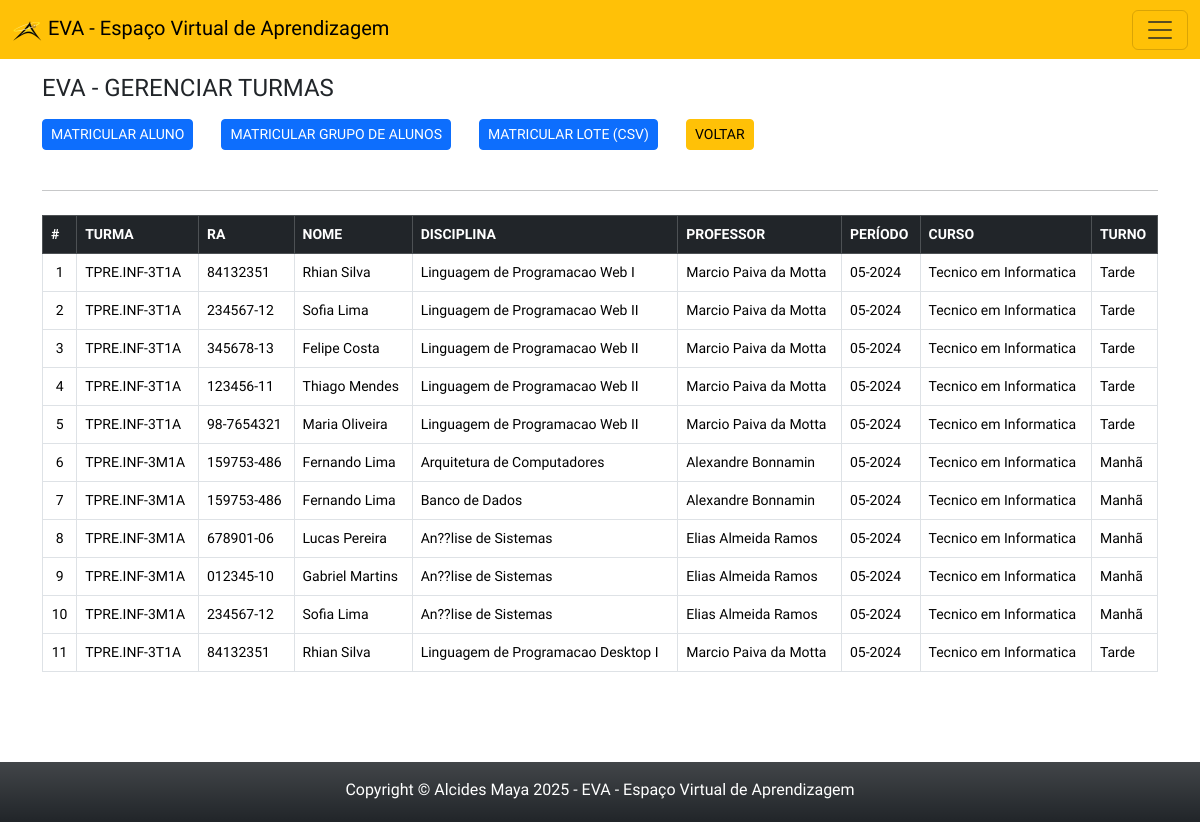
/app/view/adminTurmas.php (signed in), run on the app's committed database.
### tables this page shows
CREATE TABLE `turmas` (
  `id_turma` int(11) NOT NULL,
  `nome_turma` varchar(50) NOT NULL,
  `ativa` tinyint(1) NOT NULL DEFAULT '1',
  `aluno_ra` varchar(20) NOT NULL,
  `disciplina_id` int(11) NOT NULL,
  `professor_id` int(11) NOT NULL,
  `periodo_id` int(11) NOT NULL,
  `curso_id` int(11) NOT NULL,
  `turno_id` int(11) NOT NULL,
  `alterado_por` varchar(30) DEFAULT NULL,
  `data_criado` timestamp NOT NULL DEFAULT CURRENT_TIMESTAMP,
  `data_editado` timestamp NOT NULL DEFAULT CURRENT_TIMESTAMP ON UPDATE CURRENT_TIMESTAMP
);

CREATE TABLE `alunos` (
  `id_aluno` int(11) NOT NULL,
  `nome_aluno` varchar(90) NOT NULL,
  `status_aluno` varchar(10) NOT NULL DEFAULT 'ativo',
  `avatar` varchar(90) DEFAULT 'avatar.png',
  `ra` varchar(15) NOT NULL,
  `cpf` varchar(15) NOT NULL,
  `email` varchar(90) NOT NULL,
  `fone` varchar(15) NOT NULL,
  `curso` varchar(90) NOT NULL,
  `data_criado` timestamp NOT NULL DEFAULT CURRENT_TIMESTAMP,
  `data_editado` timestamp NOT NULL DEFAULT CURRENT_TIMESTAMP ON UPDATE CURRENT_TIMESTAMP
);

CREATE TABLE `disciplinas` (
  `id_disciplina` int(11) NOT NULL,
  `nome` varchar(60) NOT NULL,
  `thumb` varchar(20) NOT NULL DEFAULT 'thumb.png',
  `logo` varchar(90) DEFAULT 'logo.png',
  `curso` int(11) NOT NULL,
  `pre_requisito` varchar(90) NOT NULL DEFAULT 'Nenhum',
  `quem_editou` varchar(60) NOT NULL DEFAULT 'Admin',
  `data_criado` timestamp NOT NULL DEFAULT CURRENT_TIMESTAMP,
  `data_editado` timestamp NOT NULL DEFAULT CURRENT_TIMESTAMP ON UPDATE CURRENT_TIMESTAMP
);

CREATE TABLE `professores` (
  `id_prof` int(11) NOT NULL,
  `nome_prof` varchar(90) NOT NULL,
  `email` varchar(90) NOT NULL,
  `fone` varchar(15) NOT NULL,
  `data_criado` timestamp NOT NULL DEFAULT CURRENT_TIMESTAMP,
  `data_editado` timestamp NOT NULL DEFAULT CURRENT_TIMESTAMP ON UPDATE CURRENT_TIMESTAMP
);

CREATE TABLE `periodos` (
  `id_periodo` int(11) NOT NULL,
  `periodo` varchar(50) NOT NULL,
  `data_criado` timestamp NOT NULL DEFAULT CURRENT_TIMESTAMP,
  `data_editado` timestamp NOT NULL DEFAULT CURRENT_TIMESTAMP ON UPDATE CURRENT_TIMESTAMP
);

CREATE TABLE `cursos` (
  `id_curso` int(11) NOT NULL,
  `nome_curso` varchar(100) NOT NULL,
  `quem_editou` varchar(60) NOT NULL,
  `data_criado` timestamp NOT NULL DEFAULT CURRENT_TIMESTAMP,
  `data_editado` timestamp NOT NULL DEFAULT CURRENT_TIMESTAMP ON UPDATE CURRENT_TIMESTAMP
);

CREATE TABLE `turnos` (
  `id_turno` int(11) NOT NULL,
  `turno` varchar(10) NOT NULL,
  `editado_por` varchar(50) NOT NULL,
  `data_criado` timestamp NOT NULL DEFAULT CURRENT_TIMESTAMP,
  `data_editado` timestamp NOT NULL DEFAULT CURRENT_TIMESTAMP ON UPDATE CURRENT_TIMESTAMP
);

### app/config/connect.php (called while the page is built, shortened)
<?php
abstract class Connect {
    private $servidor = 'localhost';
    private $user = 'root';
    private $pass = 'usbw';
    private $banco = 'eva';
    private function connect() {
        $this->conn = new PDO("mysql:host=$this->servidor;dbname=$this->banco", $this->user, $this->pass);
    }
}
?>

### app/model/turma.php (called while the page is built, shortened)
<?php
require_once '../config/connect.php';
class Turma extends Connect{
    private $tabela = 'turmas';
    public function consultarTurmas(){
        $sql = "SELECT t.nome_turma, t.aluno_ra, t.disciplina_id, t.periodo_id, t.professor_id, t.curso_id, d.nome, p.nome_prof, pe.periodo, a.nome_aluno, c.nome_curso, tu.turno
        FROM $this->tabela as t
        LEFT JOIN alunos as a ON t.aluno_ra = a.ra
        LEFT JOIN disciplinas as d ON t.disciplina_id = d.id_disciplina
        LEFT JOIN professores as p ON t.professor_id = p.id_prof
        LEFT JOIN cursos as c ON t.curso_id = c.id_curso
        LEFT JOIN turnos as tu ON t.turno_id = tu.id_turno
        LEFT JOIN periodos as pe ON t.periodo_id = pe.id_periodo";
        $stmt = $this->conn->prepare($sql);
        $stmt->execute();
        $result = $stmt->fetchAll(PDO::FETCH_ASSOC);
        return $result;
    }
}

### app/view/adminTurmas.php (the view, shortened to what this page needs)
<?php
if (isset($_SESSION['logado']) && $_SESSION['logado'] == true && $_SESSION['nivel'] == 9) {
?>
    <!DOCTYPE html>
    <html lang="pt-br">
    <head>
        <link rel="stylesheet" href="css/style.css">
    </head>
    <body>
        <div class="container-full">
            <?php require_once 'headerAdmin.php'; ?>
            <section class="container main bg-white">
                <h4 class="mb-3"> EVA - GERENCIAR TURMAS</h4>
                <button type="button" class="btn btn-sm btn-primary" data-bs-toggle="modal" data-bs-target="#matAluno">
                    MATRICULAR ALUNO
                </button>
                <button type="button" class="btn btn-sm btn-primary ms-4" data-bs-toggle="modal" data-bs-target="#matGrupo">
                    MATRICULAR GRUPO DE ALUNOS
                </button>
                <button type="button" class="btn btn-sm btn-primary ms-4" data-bs-toggle="modal" data-bs-target="#matLoteCSV">
                    MATRICULAR LOTE (CSV)
                 </button>
                <a href="indexAdmin.php" class="btn btn-sm btn-warning ms-4">VOLTAR</a>
                <br>&nbsp;
                <hr class="pt-1 pb-1">
                <table class="table table-bordered table stripped">
                    <thead class="table-dark">
                        <tr>
                            <th>
                                #
                            </th>
                            <th>
                                TURMA
                            </th>
                            <th>
                                RA
                            </th>
                            <th>
                                NOME
                            </th>
                            <th>
                                DISCIPLINA
                            </th>
                            <th>
                                PROFESSOR
                            </th>
                            <th>
                                PERÍODO
                            </th>
                            <th>
                                CURSO
                            </th>
                            <th>
                                TURNO
                            </th>
                        </tr>
                    </thead>
                    <tbody>
                        <?php
                        $turma = new Turma();
                        $consulta = $turma->consultarTurmas();
                        $i = 1;
                        foreach ($consulta as $linha) {
                            $nome = $linha['nome_turma'];
                            $ra = $linha['aluno_ra'];
                            $aluno = $linha['nome_aluno'];
                            $disciplina = $linha['nome'];
                            $professor = $linha['nome_prof'];
                            $periodo = $linha['periodo'];
                            $curso = $linha['nome_curso'];
                            $turno = $linha['turno'];
                            echo "
                          <tr>
                              <td class='text-center'>" . $i++ . "</td>
                              <td>$nome</td>
                              <td>$ra</td>
                              <td>$aluno</td>
                              <td>$disciplina</td>
                              <td>$professor</td>
                              <td>$periodo</td>
                              <td>$curso</td>
                              <td>$turno</td>";
                            echo "</tr>";
                        }
                        ?>
                    </tbody>
                </table>
            </section>
            <?php require_once 'footer.php'; ?>
        </div>
    </body>
    </html>
<?php
} else {
    header('Location: ../index.php');
}
?>

### app/view/css/style.css (style rules this page uses)
body, * { font-family: 'Saira', sans-serif; font-optical-sizing: auto; font-style: normal; }
table { font-size: 14px; margin-bottom: 150px !important; }
.container, .border { background-color: #fbfbfb; }
.main { padding-top: 15px; }

### data on the page
turmas: nome_turma "TPRE.INF-3T1A", aluno_ra "84132351", alunos.nome_aluno "Rhian Silva", disciplina.nome "Linguagem de Programacao Web I", professor.nome_prof "Marcio Paiva da Motta", periodo.periodo "05-2024", curso.nome_curso "Tecnico em Informatica", turno.turno "Tarde"
turmas: nome_turma "TPRE.INF-3T1A", aluno_ra "234567-12", alunos.nome_aluno "Sofia Lima", disciplina.nome "Linguagem de Programacao Web II", professor.nome_prof "Marcio Paiva da Motta", periodo.periodo "05-2024", curso.nome_curso "Tecnico em Informatica", turno.turno "Tarde"
turmas: nome_turma "TPRE.INF-3T1A", aluno_ra "345678-13", alunos.nome_aluno "Felipe Costa", disciplina.nome "Linguagem de Programacao Web II", professor.nome_prof "Marcio Paiva da Motta", periodo.periodo "05-2024", curso.nome_curso "Tecnico em Informatica", turno.turno "Tarde"
turmas: nome_turma "TPRE.INF-3T1A", aluno_ra "123456-11", alunos.nome_aluno "Thiago Mendes", disciplina.nome "Linguagem de Programacao Web II", professor.nome_prof "Marcio Paiva da Motta", periodo.periodo "05-2024", curso.nome_curso "Tecnico em Informatica", turno.turno "Tarde"
turmas: nome_turma "TPRE.INF-3T1A", aluno_ra "98-7654321", alunos.nome_aluno "Maria Oliveira", disciplina.nome "Linguagem de Programacao Web II", professor.nome_prof "Marcio Paiva da Motta", periodo.periodo "05-2024", curso.nome_curso "Tecnico em Informatica", turno.turno "Tarde"
turmas: nome_turma "TPRE.INF-3M1A", aluno_ra "159753-486", alunos.nome_aluno "Fernando Lima", disciplina.nome "Arquitetura de Computadores", professor.nome_prof "Alexandre Bonnamin", periodo.periodo "05-2024", curso.nome_curso "Tecnico em Informatica", turno.turno "Manhã"
turmas: nome_turma "TPRE.INF-3M1A", aluno_ra "159753-486", alunos.nome_aluno "Fernando Lima", disciplina.nome "Banco de Dados", professor.nome_prof "Alexandre Bonnamin", periodo.periodo "05-2024", curso.nome_curso "Tecnico em Informatica", turno.turno "Manhã"
turmas: nome_turma "TPRE.INF-3M1A", aluno_ra "678901-06", alunos.nome_aluno "Lucas Pereira", disciplina.nome "An??lise de Sistemas", professor.nome_prof "Elias Almeida Ramos", periodo.periodo "05-2024", curso.nome_curso "Tecnico em Informatica", turno.turno "Manhã"
turmas: nome_turma "TPRE.INF-3M1A", aluno_ra "012345-10", alunos.nome_aluno "Gabriel Martins", disciplina.nome "An??lise de Sistemas", professor.nome_prof "Elias Almeida Ramos", periodo.periodo "05-2024", curso.nome_curso "Tecnico em Informatica", turno.turno "Manhã"
turmas: nome_turma "TPRE.INF-3M1A", aluno_ra "234567-12", alunos.nome_aluno "Sofia Lima", disciplina.nome "An??lise de Sistemas", professor.nome_prof "Elias Almeida Ramos", periodo.periodo "05-2024", curso.nome_curso "Tecnico em Informatica", turno.turno "Manhã"
turmas: nome_turma "TPRE.INF-3T1A", aluno_ra "84132351", alunos.nome_aluno "Rhian Silva", disciplina.nome "Linguagem de Programacao Desktop I", professor.nome_prof "Marcio Paiva da Motta", periodo.periodo "05-2024", curso.nome_curso "Tecnico em Informatica", turno.turno "Tarde"
